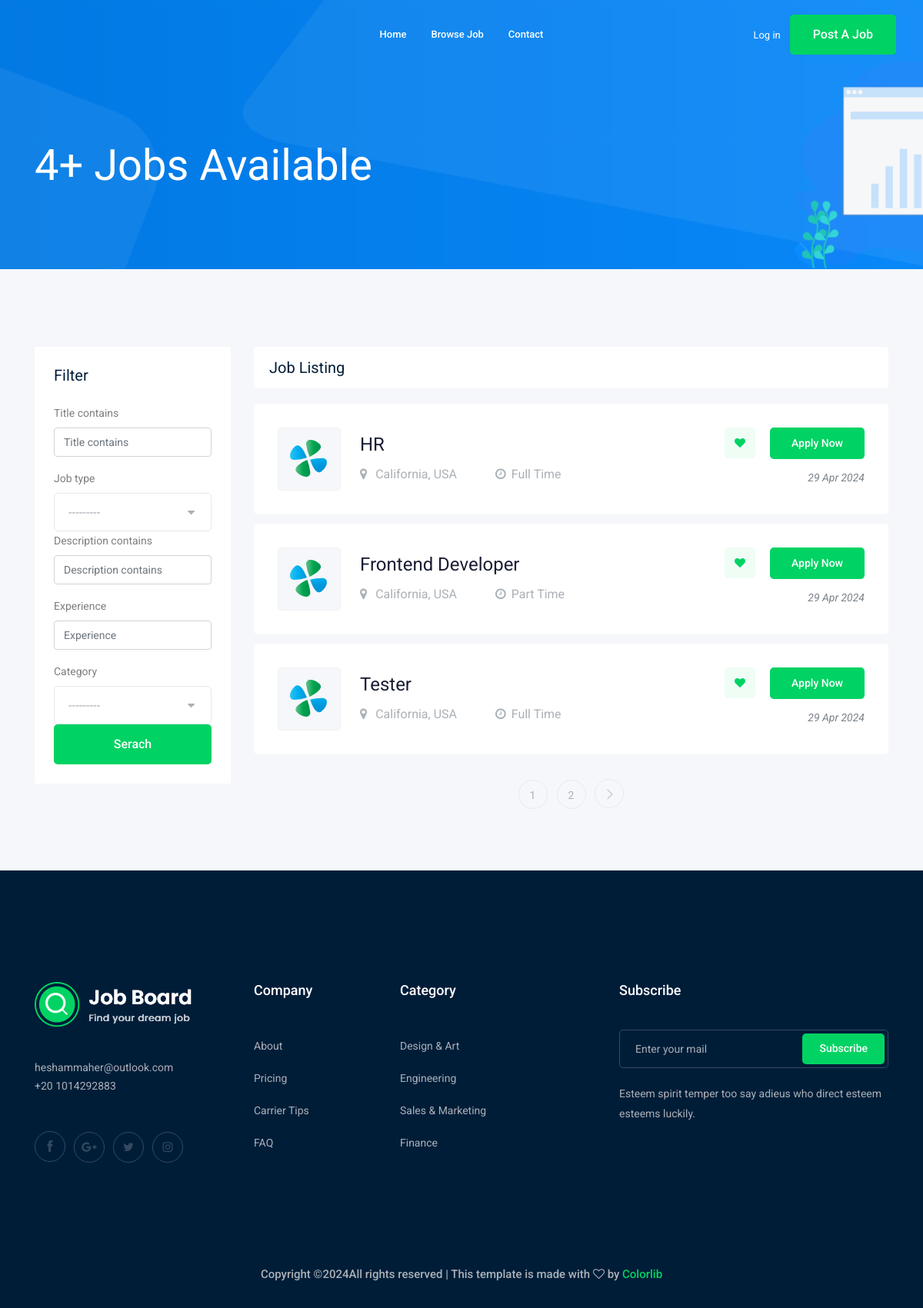
Screenshot of /jobs/ with the database file from the repository.
### job/models.py (models this page shows, shortened)
class Job(models.Model):
    owner = models.ForeignKey(
        User, related_name="posted_jobs", on_delete=models.CASCADE
    )
    title = models.CharField(max_length=100)
    job_type = models.CharField(max_length=15, choices=JOB_TYPE)
    description = models.TextField(max_length=1000)
    published_at = models.DateTimeField(auto_now=True)
    Vacancy = models.IntegerField(default=1)
    Salary = models.IntegerField(default=0)
    experience = models.IntegerField(default=1)
    category = models.ForeignKey("Category", on_delete=models.CASCADE)
    image = models.ImageField(upload_to=image_upload, blank=True, null=True)
    slug = models.SlugField(blank=True, null=True)

### job/views.py (the view)
# urls.py: path("", views.job_list, name="job_list"),
def job_list(request):
    jobs = Job.objects.all()
    filter = JobFilter(request.GET, queryset=jobs)
    jobs = filter.qs
    paginator = Paginator(jobs, 3)
    page_number = request.GET.get("page")
    page_obj = paginator.get_page(page_number)
    context = {"jobs": page_obj, "count": jobs.count, "filter": filter}
    return render(request, "job/job_list.html", context)

### job/models.py (called while the page is built)
    def __str__(self):
        return self.name

### job/templates/job/job_list.html (shortened to what this page needs)
{% extends 'base.html' %}
{% load bootstrap5 %}
{% load static %}
{% block body %}
  <div class="bradcam_area bradcam_bg_1">
    <div class="container">
      <div class="row">
        <div class="col-xl-12">
          <div class="bradcam_text">
            <h3>{{ count }}+ Jobs Available</h3>
          </div>
        </div>
      </div>
    </div>
  </div>
  <div class="job_listing_area plus_padding">
    <div class="container">
      <div class="row">
        <div class="col-lg-3">
          <div class="job_filter white-bg">
            <div class="form_inner white-bg">
              <h3>Filter</h3>
              <form method="GET">
                {% bootstrap_form filter.form %}
                <input type="submit" value="Serach" class="boxed-btn3 w-100" />
              </form>
            </div>
          </div>
        </div>
        <div class="col-lg-9">
          <div class="recent_joblist_wrap">
            <div class="recent_joblist white-bg">
              <div class="row align-items-center">
                <div class="col-md-6">
                  <h4>Job Listing</h4>
                </div>
                <div class="col-md-6">
                </div>
              </div>
            </div>
          </div>
          <div class="job_lists m-0">
            {% for job in jobs %}
              <div class="row">
                <div class="col-lg-12 col-md-12">
                  <div class="single_jobs white-bg d-flex justify-content-between">
                    <div class="jobs_left d-flex align-items-center">
                      <div class="thumb">
                        <img src="{% static 'img/svg_icon/1.svg' %}" alt="" />
                      </div>
                      <div class="jobs_conetent">
                        <a href="{% url 'jobs:job_detail' job.slug %}"><h4>{{ job.title }}</h4></a>
                        <div class="links_locat d-flex align-items-center">
                          <div class="location">
                            <p>
                              <i class="fa fa-map-marker"></i> California, USA
                            </p>
                          </div>
                          <div class="location">
                            <p>
                              <i class="fa fa-clock-o"></i>{{ job.job_type }}
                            </p>
                          </div>
                        </div>
                      </div>
                    </div>
                    <div class="jobs_right">
                      <div class="apply_now">
                        <a class="heart_mark" href="#"><i class="fa fa-heart"></i></a>
                        <a href="{% url 'jobs:job_detail' job.slug %}" class="boxed-btn3">Apply Now</a>
                      </div>
                      <div class="date">
                        <p>{{ job.published_at|date:'d M o' }}</p>
                      </div>
                    </div>
                  </div>
                </div>
              </div>
            {% endfor %} {% if jobs.has_other_pages %}
              <div class="row">
                <div class="col-lg-12">
                  <div class="pagination_wrap">
                    <ul>
                       {% for i in jobs.paginator.page_range %}
                        <li>
                          <a href="?page={{ i }}"><span>{{ i }}</span></a>
                        </li>
                      {% endfor %} {% if jobs.has_next %}
                        <li>
                          <a href="?page={{ jobs.next_page_number }}"><i class="ti-angle-right"></i></a>
                        </li>
                      {% endif %}
                    </ul>
                  </div>
                </div>
              </div>
            {% endif %}
          </div>
        </div>
      </div>
    </div>
  </div>
{% endblock %}

### rows the page displays
Job: title "HR", job_type "Full Time", published_at "29 Apr 2024"
Job: title "Frontend Developer", job_type "Part Time", published_at "29 Apr 2024"
Job: title "Tester", job_type "Full Time", published_at "29 Apr 2024"

### other values shown
{{ count }} "4"
{{ i }} "1" "2"
